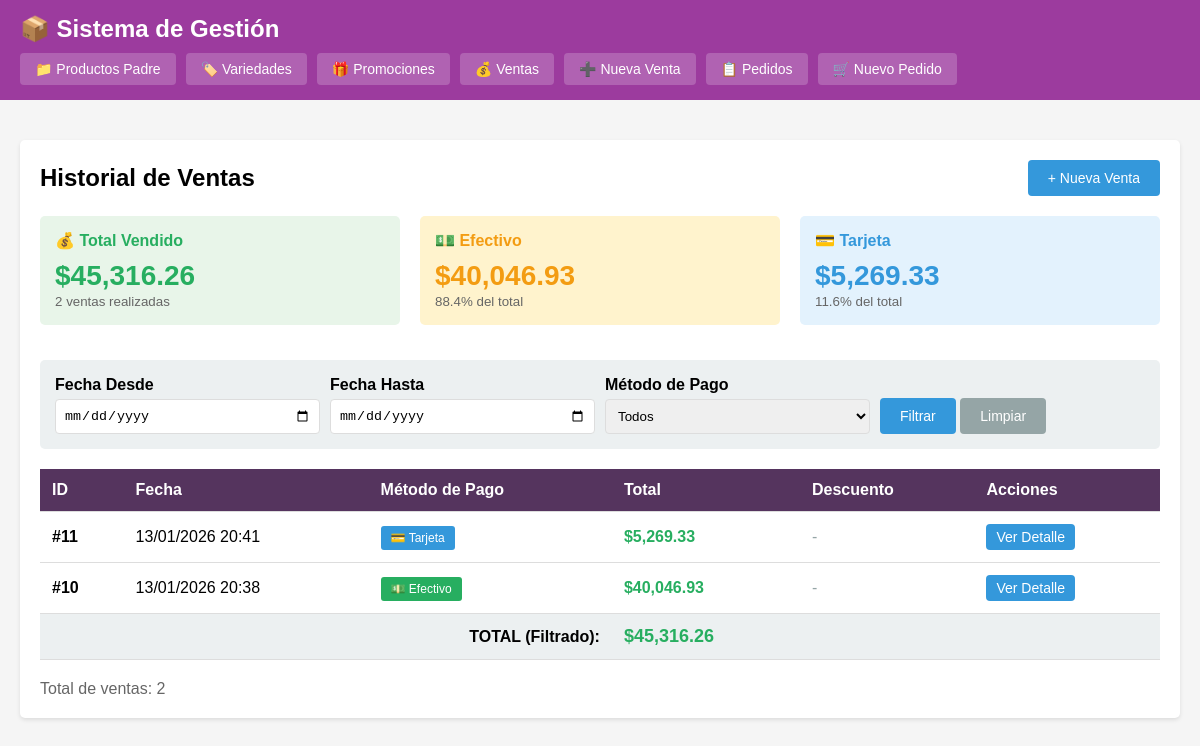
Page /index.php?c=venta&a=index on the earlier database version.
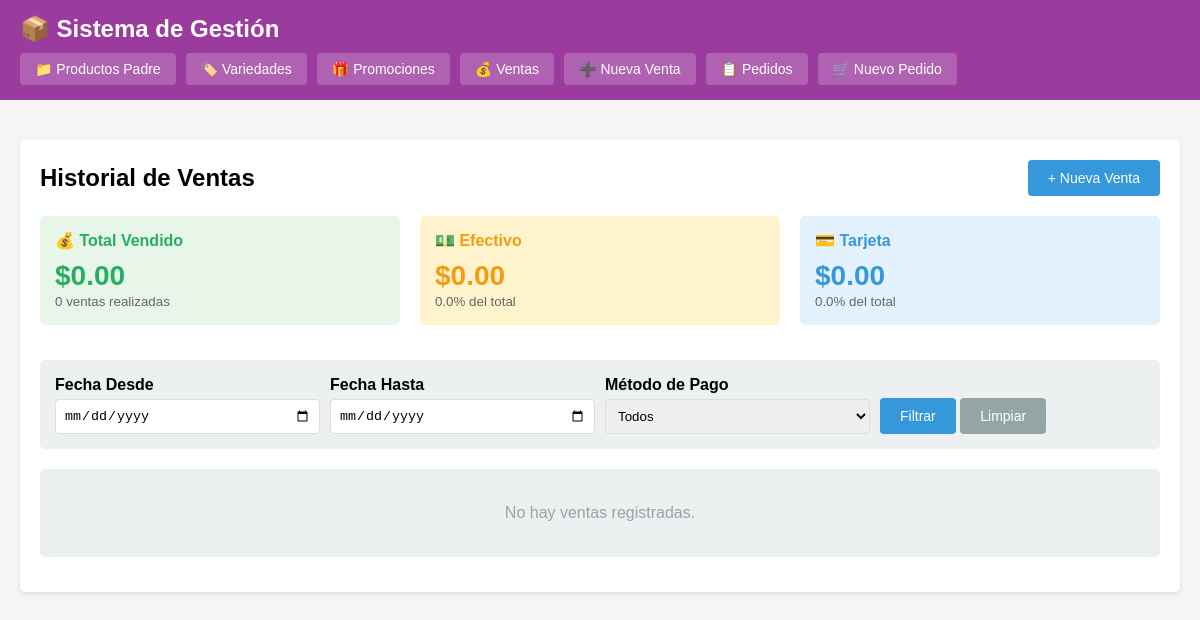
Same page on the later database version.
### tables this page shows
CREATE TABLE ventas (
            id INTEGER PRIMARY KEY AUTOINCREMENT,
            total DECIMAL(10,2) NOT NULL,
            metodo_pago VARCHAR(20) NOT NULL,
            descuento_aplicado DECIMAL(10,2) DEFAULT 0,
            fecha DATETIME DEFAULT CURRENT_TIMESTAMP
        );

### controllers/VentaController.php (called while the page is built, shortened)
<?php
class VentaController {
    private $ventaModel;
    public function __construct() {
        $this->ventaModel = new Venta();
    }
    public function index() {
        $filtros = [];
        $ventas = $this->ventaModel->getAll($filtros);
        $total_ventas = $this->ventaModel->getTotalVentas($filtros);
        $estadisticas = $this->ventaModel->getEstadisticas(
            $filtros['fecha_desde'] ?? null,
            $filtros['fecha_hasta'] ?? null
        );
        $this->render('ventas/index', [
            'ventas' => $ventas,
            'total_ventas' => $total_ventas,
            'estadisticas' => $estadisticas,
            'filtros' => $filtros
        ]);
    }
    private function render($view, $data = []) {
        extract($data);
        require BASE_PATH . '/views/' . $view . '.php';
        $content = ob_get_clean();
        require BASE_PATH . '/views/layout.php';
    }
}
?>

### config/database.php (called while the page is built, shortened)
<?php
class Database {
    private static $instance = null;
    private $conn;
    private function __construct() {
        try {
            $this->conn = new PDO('sqlite:' . DB_PATH);
            $this->conn->setAttribute(PDO::ATTR_ERRMODE, PDO::ERRMODE_EXCEPTION);
            $this->conn->setAttribute(PDO::ATTR_DEFAULT_FETCH_MODE, PDO::FETCH_ASSOC);
        } catch(PDOException $e) {
            die("Error de conexión: " . $e->getMessage());
        }
    }
    public static function getInstance() {
        if (self::$instance === null) {
            self::$instance = new self();
        }
        return self::$instance;
    }
    public function getConnection() {
        return $this->conn;
    }
}
?>

### models/Venta.php (called while the page is built, shortened)
<?php
class Venta {
    private $db;
    public function __construct() {
        $this->db = Database::getInstance()->getConnection();
    }
    public function getAll($filtros = []) {
        $sql = "SELECT * FROM ventas WHERE 1=1";
        $params = [];
        $sql .= " ORDER BY fecha DESC";
        $stmt = $this->db->prepare($sql);
        $stmt->execute($params);
        return $stmt->fetchAll();
    }
    public function getTotalVentas($filtros = []) {
        $sql = "SELECT SUM(total) as total FROM ventas WHERE 1=1";
        $params = [];
        $stmt = $this->db->prepare($sql);
        $stmt->execute($params);
        $result = $stmt->fetch();
        return $result['total'] ?? 0;
    }
    public function getEstadisticas($fecha_desde = null, $fecha_hasta = null) {
        $sql = "SELECT
                COUNT(*) as total_ventas,
                SUM(total) as total_vendido,
                AVG(total) as promedio_venta,
                SUM(CASE WHEN metodo_pago = 'efectivo' THEN total ELSE 0 END) as total_efectivo,
                SUM(CASE WHEN metodo_pago = 'tarjeta' THEN total ELSE 0 END) as total_tarjeta,
                SUM(CASE WHEN metodo_pago = 'transferencia' THEN total ELSE 0 END) as total_transferencia
                FROM ventas WHERE 1=1";
        $params = [];
        $stmt = $this->db->prepare($sql);
        $stmt->execute($params);
        $result = $stmt->fetch();
        if ($result) {
            $result['total_tarjeta_combinado'] = ($result['total_tarjeta'] ?? 0) + ($result['total_transferencia'] ?? 0);
        }
        return $result;
    }
}
?>

### views/ventas/index.php (the view, shortened to what this page needs)
<div style="display: flex; justify-content: space-between; align-items: center; margin-bottom: 20px;">
    <h2>Historial de Ventas</h2>
    <a href="index.php?c=venta&a=nueva" class="btn btn-primary">+ Nueva Venta</a>
</div>
<div class="grid-3" style="margin-bottom: 20px;">
    <div class="card" style="background: #e8f5e9;">
        <h4 style="margin-bottom: 10px; color: #27ae60;">💰 Total Vendido</h4>
        <div style="font-size: 28px; font-weight: bold; color: #27ae60;">
            $<?= number_format($estadisticas['total_vendido'] ?? 0, 2) ?>
        </div>
        <small style="color: #666;"><?= $estadisticas['total_ventas'] ?? 0 ?> ventas realizadas</small>
    </div>
    <div class="card" style="background: #fff3cd;">
        <h4 style="margin-bottom: 10px; color: #f39c12;">💵 Efectivo</h4>
        <div style="font-size: 28px; font-weight: bold; color: #f39c12;">
            $<?= number_format($estadisticas['total_efectivo'] ?? 0, 2) ?>
        </div>
        <small style="color: #666;">
            <?php
            $porcentaje_efectivo = ($estadisticas['total_vendido'] > 0)
                ? (($estadisticas['total_efectivo'] / $estadisticas['total_vendido']) * 100)
                : 0;
            echo number_format($porcentaje_efectivo, 1) . '% del total';
            ?>
        </small>
    </div>
    <div class="card" style="background: #e3f2fd;">
        <h4 style="margin-bottom: 10px; color: #3498db;">💳 Tarjeta</h4>
        <div style="font-size: 28px; font-weight: bold; color: #3498db;">
            $<?= number_format($estadisticas['total_tarjeta_combinado'] ?? 0, 2) ?>
        </div>
        <small style="color: #666;">
            <?php
            $porcentaje_tarjeta = ($estadisticas['total_vendido'] > 0)
                ? (($estadisticas['total_tarjeta_combinado'] / $estadisticas['total_vendido']) * 100)
                : 0;
            echo number_format($porcentaje_tarjeta, 1) . '% del total';
            ?>
        </small>
    </div>
</div>
<div class="filtros">
    <form method="GET" action="index.php">
        <div class="form-group">
            <label for="fecha_desde">Fecha Desde</label>
            <input type="date" id="fecha_desde" name="fecha_desde" value="<?= $filtros['fecha_desde'] ?? '' ?>">
        </div>
        <div class="form-group">
            <label for="fecha_hasta">Fecha Hasta</label>
            <input type="date" id="fecha_hasta" name="fecha_hasta" value="<?= $filtros['fecha_hasta'] ?? '' ?>">
        </div>
        <div class="form-group">
            <label for="metodo_pago">Método de Pago</label>
            <select id="metodo_pago" name="metodo_pago">
                <option value="">Todos</option>
            </select>
        </div>
        <div class="form-group">
            <label>&nbsp;</label>
            <button type="submit" class="btn btn-primary">Filtrar</button>
            <a href="index.php?c=venta&a=index" class="btn btn-secondary">Limpiar</a>
        </div>
    </form>
</div>
<?php if (empty($ventas)): ?>
    <div class="card">
        <p style="text-align: center; color: #95a5a6; padding: 20px;">No hay ventas registradas.</p>
    </div>
<?php else: ?>
    <table>
        <thead>
            <tr>
                <th>ID</th>
                <th>Fecha</th>
                <th>Método de Pago</th>
                <th>Total</th>
                <th>Descuento</th>
                <th>Acciones</th>
            </tr>
        </thead>
        <tbody>
            <?php foreach ($ventas as $venta): ?>
                <tr>
                    <td><strong>#<?= $venta['id'] ?></strong></td>
                    <td><?= date('d/m/Y H:i', strtotime($venta['fecha'])) ?></td>
                    <td>
                        <?php if ($venta['metodo_pago'] == 'efectivo'): ?>
                            <span class="badge" style="background: #27ae60;">💵 Efectivo</span>
                        <?php elseif ($venta['metodo_pago'] == 'tarjeta'): ?>
                            <span class="badge" style="background: #3498db;">💳 Tarjeta</span>
                        <?php else: ?>
                            <span class="badge" style="background: #9b59b6;">🔄 Transferencia</span>
                        <?php endif; ?>
                    </td>
                    <td><strong style="color: #27ae60; font-size: 16px;">$<?= number_format($venta['total'], 2) ?></strong></td>
                    <td>
                        <?php if ($venta['descuento_aplicado'] > 0): ?>
                            <span style="color: #e74c3c;">-$<?= number_format($venta['descuento_aplicado'], 2) ?></span>
                        <?php else: ?>
                            <span style="color: #95a5a6;">-</span>
                        <?php endif; ?>
                    </td>
                    <td>
                        <a href="index.php?c=venta&a=detalle&id=<?= $venta['id'] ?>" class="btn btn-primary" style="padding: 5px 10px;">Ver Detalle</a>
                    </td>
                </tr>
            <?php endforeach; ?>
        </tbody>
        <tfoot>
            <tr style="background: #ecf0f1; font-weight: bold;">
                <td colspan="3" style="text-align: right;">TOTAL (Filtrado):</td>
                <td style="color: #27ae60; font-size: 18px;">$<?= number_format($total_ventas, 2) ?></td>
                <td colspan="2"></td>
            </tr>
        </tfoot>
    </table>
    <div style="margin-top: 20px; color: #666;">
        Total de ventas: <?= count($ventas) ?>
    </div>
<?php endif; ?>

### index.php (shortened to what this page needs)
<?php
spl_autoload_register(function ($class) {
    $paths = [
        BASE_PATH . '/models/' . $class . '.php',
        BASE_PATH . '/controllers/' . $class . '.php'
    ];
    foreach ($paths as $path) {
        if (file_exists($path)) {
            return;
        }
    }
});
require_once BASE_PATH . '/config/database.php';
$controller = $_GET['c'] ?? 'variedad';
$action = $_GET['a'] ?? 'index';
$id = $_GET['id'] ?? null;
$controllerName = ucfirst($controller) . 'Controller';
if (class_exists($controllerName)) {
    $controllerInstance = new $controllerName();
    if (method_exists($controllerInstance, $action)) {
        $controllerInstance->$action($id);
    } else {
        header("HTTP/1.0 404 Not Found");
        echo "Acción no encontrada";
    }
} else {
    header("HTTP/1.0 404 Not Found");
    echo "Controlador no encontrado";
}
?>

### views/layout.php (shortened to what this page needs)
<!DOCTYPE html>
<html lang="es">
<head>
</head>
<body>
    <div class="header">
        <div class="container">
            <h1>📦 Sistema de Gestión</h1>
            <div class="nav">
                <a href="index.php?c=productoPadre&a=index">📁 Productos Padre</a>
                <a href="index.php?c=variedad&a=index">🏷️ Variedades</a>
                <a href="index.php?c=promocion&a=index">🎁 Promociones</a>
                <a href="index.php?c=venta&a=index">💰 Ventas</a>
                <a href="index.php?c=venta&a=nueva">➕ Nueva Venta</a>
                <a href="index.php?c=pedido&a=index">📋 Pedidos</a>
                <a href="index.php?c=pedido&a=nuevo">🛒 Nuevo Pedido</a>
            </div>
        </div>
    </div>
    <div class="container">
        <div class="content">
            <?= $content ?>
        </div>
    </div>
</body>
</html>

### views/layout.php (style rules this page uses)
* { margin: 0; padding: 0; box-sizing: border-box; }
body { font-family: Arial, sans-serif; background: #f5f5f5; }
.header { background: #9c3b9e; color: white; padding: 15px 0; margin-bottom: 20px; }
.header .container { max-width: 1200px; margin: 0 auto; padding: 0 20px; }
.header h1 { font-size: 24px; margin-bottom: 10px; }
.nav { display: flex; gap: 10px; flex-wrap: wrap; }
.nav a { color: white; text-decoration: none; padding: 8px 15px; background: rgba(255,255,255,0.2); border-radius: 4px; font-size: 14px; }
.container { max-width: 1200px; margin: 0 auto; padding: 20px; }
.content { background: white; padding: 20px; border-radius: 5px; box-shadow: 0 2px 4px rgba(0,0,0,0.1); }
.btn { display: inline-block; padding: 10px 20px; text-decoration: none; border-radius: 4px; cursor: pointer; border: none; font-size: 14px; }
.btn-primary { background: #3498db; color: white; }
.btn-secondary { background: #95a5a6; color: white; }
.form-group { margin-bottom: 15px; }
.form-group label { display: block; margin-bottom: 5px; font-weight: bold; }
.form-group input, .form-group textarea, .form-group select { width: 100%; padding: 8px; border: 1px solid #ddd; border-radius: 4px; }
.grid-3 { display: grid; grid-template-columns: 1fr 1fr 1fr; gap: 20px; }
.card { background: #ecf0f1; padding: 15px; border-radius: 5px; margin-bottom: 15px; }
.filtros { background: #ecf0f1; padding: 15px; border-radius: 5px; margin-bottom: 20px; }
.filtros form { display: flex; gap: 10px; flex-wrap: wrap; align-items: flex-end; }
.filtros .form-group { margin-bottom: 0; flex: 1; min-width: 150px; }
table { width: 100%; border-collapse: collapse; margin-top: 20px; }
table th, table td { padding: 12px; text-align: left; border-bottom: 1px solid #ddd; }
table th { background: #55345e; color: white; }
.badge { padding: 5px 10px; border-radius: 3px; font-size: 12px; color: white; }

Differences in the rows shown:
removed ventas: id "11", fecha "13/01/2026 20:41", metodo_pago "💳 Tarjeta", total "5,269.33"
removed ventas: id "10", fecha "13/01/2026 20:38", metodo_pago "💵 Efectivo", total "40,046.93"
Other differences:
$estadisticas['total_vendido']: "45,316.26" → "0.00"
$estadisticas['total_ventas']: "2" → "0"
$estadisticas['total_efectivo']: "40,046.93" → "0.00"
$porcentaje_efectivo: "88.4" → "0.0"
$estadisticas['total_tarjeta_combinado']: "5,269.33" → "0.00"
$porcentaje_tarjeta: "11.6" → "0.0"
$total_ventas: "45,316.26" → (not shown)
count($ventas): "2" → (not shown)
text no longer shown: "ID Fecha Método de Pago Total Descuento Acciones TOTAL (Filtrado): $ Total de ventas:"
text now shown: "No hay ventas registradas."
